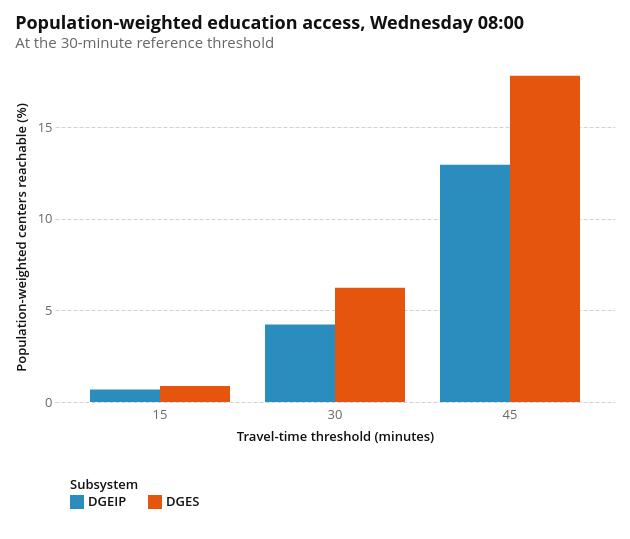

The notebook cell this image was saved under:
### Markdown cell above
## Baseline results: Wednesday 08:00

At the 30-minute reference threshold, the population-weighted mean across core zones is 24.7 DGEIP centers and 8.5 DGES centers. These represent 4.2% and 6.2%, respectively, of centers located in core zones.

### Code cell
baseline_results = scenario_results.query("scenario == 'wed_08'")

baseline_chart = (
    alt.Chart(baseline_results)
    .mark_bar()
    .encode(
        x=alt.X(
            "threshold_minutes:O",
            title="Travel-time threshold (minutes)",
            sort=list(THRESHOLDS),
        ),
        y=alt.Y(
            "population_weighted_centers_reachable_pct:Q",
            title="Population-weighted centers reachable (%)",
        ),
        color=alt.Color(
            "subsystem:N",
            title="Subsystem",
            scale=alt.Scale(domain=["DGEIP", "DGES"], range=["#2b8cbe", "#e6550d"]),
        ),
        xOffset="subsystem:N",
        tooltip=[
            "subsystem:N",
            alt.Tooltip("threshold_minutes:O", title="Minutes"),
            alt.Tooltip(
                "population_weighted_centers_mean:Q",
                title="Population-weighted mean centers",
                format=".2f",
            ),
            alt.Tooltip(
                "population_weighted_centers_reachable_pct:Q",
                title="Population-weighted centers reachable",
                format=".2f",
            ),
        ],
    )
    .properties(
        title=alt.Title(
            text="Population-weighted education access, Wednesday 08:00",
            subtitle="At the 30-minute reference threshold",
        ),
        width=560,
        height=330,
    )
)

baseline_chart

### Figure 1 — Vega-Lite specification as saved in the notebook (floating-point values rounded to 4 significant figures)
{"config": {"background": "white", "padding": 15, "mark": {"tooltip": true}, "point": {"filled": true, "size": 60, "stroke": "white", "strokeWidth": 1}, "circle": {"filled": true, "stroke": "white", "strokeWidth": 1}, "square": {"filled": true, "stroke": "white", "strokeWidth": 1}, "line": {"strokeWidth": 4, "strokeCap": "round", "strokeJoin": "round"}, "bar": {"cornerRadiusEnd": 0}, "area": {"opacity": 0.7}, "arc": {"stroke": "white", "strokeWidth": 1}, "rect": {"stroke": "#8A969F", "strokeWidth": 0.5}, "geoshape": {"stroke": "#666666", "strokeWidth": 0.3, "strokeJoin": "round", "strokeCap": "round"}, "title": {"font": "Open Sans, sans-serif", "fontSize": 18, "fontWeight": 700, "lineHeight": 22, "color": "#111111", "anchor": "start", "offset": 21, "subtitleFont": "Open Sans, sans-serif", "subtitleFontSize": 15, "subtitleFontWeight": 400, "subtitleLineHeight": 18, "subtitleColor": "#666666", "subtitlePadding": 3}, "axis": {"domain": false, "grid": true, "gridColor": "#CED4DE", "gridDash": [4, 2], "gridWidth": 1, "labelFont": "Open Sans, sans-serif", "labelFontSize": 13, "labelFontWeight": 400, "labelColor": "#666666", "labelPadding": 3, "tickColor": "#CED4DE", "tickSize": 5, "tickCount": 5, "titleFont": "Open Sans, sans-serif", "titleFontSize": 13, "titleFontWeight": 600, "titleColor": "#111111", "titlePadding": 9}, "axisX": {"grid": false, "tickSize": 0, "labelAngle": 0}, "axisY": {"domain": false, "ticks": false, "gridColor": "#CED4DE", "gridDash": [4, 2], "gridWidth": 1}, "axisQuantitative": {"tickCount": 5}, "axisBand": {"labelPadding": 6, "tickSize": 0}, "axisTemporal": {"grid": false}, "legend": {"labelFont": "Open Sans, sans-serif", "labelFontSize": 13, "labelFontWeight": 600, "labelColor": "#111111", "titleFont": "Open Sans, sans-serif", "titleFontSize": 13, "titleFontWeight": 600, "titleColor": "#111111", "titlePadding": 3, "symbolSize": 196, "symbolStrokeWidth": 0, "padding": 15, "offset": 21, "columnPadding": 21, "orient": "bottom", "labelLimit": 200, "titleLimit": 200}, "view": {"stroke": null, "continuousWidth": 600, "continuousHeight": 400}, "range": {"category": ["#34A7F2", "#FF9800", "#664AB6", "#4EC2C0", "#F3578E", "#081079", "#0C7C68", "#AA0000", "#DDDA21"], "diverging": ["#920000", "#BD6126", "#E3A763", "#EFEFEF", "#80BDE7", "#3587C3", "#025288"], "heatmap": ["#E3F6FD", "#75CCEC", "#089BD4", "#0169A1", "#023B6F"], "ordinal": ["#E3F6FD", "#75CCEC", "#089BD4", "#0169A1", "#023B6F"], "ramp": ["#E3F6FD", "#75CCEC", "#089BD4", "#0169A1", "#023B6F"]}, "scale": {"bandPaddingInner": 0.2, "bandPaddingOuter": 0.1, "pointPadding": 0.5}, "header": {"labelFont": "Open Sans, sans-serif", "labelFontSize": 13, "labelFontWeight": 600, "labelColor": "#111111", "titleFont": "Open Sans, sans-serif", "titleFontSize": 15, "titleFontWeight": 600, "titleColor": "#111111"}, "concat": {"spacing": 18}, "facet": {"spacing": 18}, "selection": {"point": {"on": "click", "clear": "dblclick"}, "interval": {"mark": {"fill": "#0071BC", "fillOpacity": 0.15, "stroke": "#0071BC", "strokeWidth": 1}}}}, "data": {"name": "data-3dbe86fb528deb31f14aa452d31060f4"}, "mark": {"type": "bar"}, "encoding": {"color": {"field": "subsystem", "scale": {"domain": ["DGEIP", "DGES"], "range": ["#2b8cbe", "#e6550d"]}, "title": "Subsystem", "type": "nominal"}, "tooltip": [{"field": "subsystem", "type": "nominal"}, {"field": "threshold_minutes", "title": "Minutes", "type": "ordinal"}, {"field": "population_weighted_centers_mean", "format": ".2f", "title": "Population-weighted mean centers", "type": "quantitative"}, {"field": "population_weighted_centers_reachable_pct", "format": ".2f", "title": "Population-weighted centers reachable", "type": "quantitative"}], "x": {"field": "threshold_minutes", "sort": [15, 30, 45], "title": "Travel-time threshold (minutes)", "type": "ordinal"}, "xOffset": {"field": "subsystem", "type": "nominal"}, "y": {"field": "population_weighted_centers_reachable_pct", "title": "Population-weighted centers reachable (%)", "type": "quantitative"}}, "height": 330, "title": {"text": "Population-weighted education access, Wednesday 08:00", "subtitle": "At the 30-minute reference threshold"}, "width": 560, "$schema": "https://vega.github.io/schema/vega-lite/v6.4.1.json", "datasets": {"data-3dbe86fb528deb31f14aa452d31060f4": [{"scenario": "wed_08", "scenario_label": "Wednesday 08:00", "subsystem": "DGEIP", "threshold_minutes": 15, "centers_mean": 3.579, "population_weighted_centers_mean": 3.98, "centers_reachable_pct": 0.6118, "population_weighted_centers_reachable_pct": 0.6804}, {"scenario": "wed_08", "scenario_label": "Wednesday 08:00", "subsystem": "DGEIP", "threshold_minutes": 30, "centers_mean": 27.44, "population_weighted_centers_mean": 24.73, "centers_reachable_pct": 4.69, "population_weighted_centers_reachable_pct": 4.227}, {"scenario": "wed_08", "scenario_label": "Wednesday 08:00", "subsystem": "DGEIP", "threshold_minutes": 45, "centers_mean": 84.32, "population_weighted_centers_mean": 75.73, "centers_reachable_pct": 14.41, "population_weighted_centers_reachable_pct": 12.95}, {"scenario": "wed_08", "scenario_label": "Wednesday 08:00", "subsystem": "DGES", "threshold_minutes": 15, "centers_mean": 1.193, "population_weighted_centers_mean": 1.186, "centers_reachable_pct": 0.8772, "population_weighted_centers_reachable_pct": 0.872}, {"scenario": "wed_08", "scenario_label": "Wednesday 08:00", "subsystem": "DGES", "threshold_minutes": 30, "centers_mean": 10.06, "population_weighted_centers_mean": 8.472, "centers_reachable_pct": 7.4, "population_weighted_centers_reachable_pct": 6.229}, {"scenario": "wed_08", "scenario_label": "Wednesday 08:00", "subsystem": "DGES", "threshold_minutes": 45, "centers_mean": 27.5, "population_weighted_centers_mean": 24.2, "centers_reachable_pct": 20.22, "population_weighted_centers_reachable_pct": 17.8}]}}
